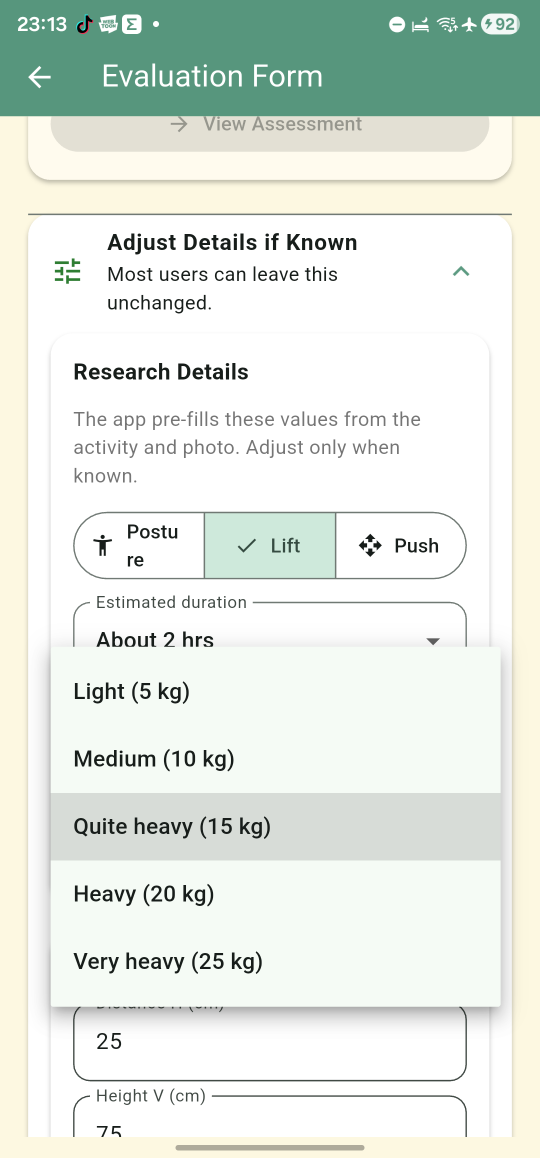
#> input picture docs/qa/android_load_dropdown_en_20260603.png, 1080 x 2316 px (shown at 1/2 size); its folder holds only this picture in this run
$ python make_task7_contact_sheets.py
#> lines starting #> are read from the running program, lines starting #| are printed output that depends on the picture
#!/usr/bin/env python3
import math, os
from pathlib import Path
from PIL import Image, ImageDraw

root=Path(os.environ.get('FSOOKTA_HANDOVER_ROOT','/private/tmp/fsookta-final-handover'))
src=root/'renders'/'task7'; out=src/'contact_sheets';out.mkdir(parents=True,exist_ok=True)
groups=[]
for kind,base,pattern,chunk in [
 ('docs',src/'docs','*.png',4),('sheets',src/'sheets','*.png',4),('pdf',src/'pdf','*.png',4),('deck',src/'deck','slide-*.png',4)]:
 for folder in sorted([p for p in base.rglob('*') if p.is_dir()] if kind!='deck' else [base]):
  files=sorted(folder.glob(pattern))
  for i in range(0,len(files),chunk):groups.append((kind,folder.name,i//chunk+1,files[i:i+chunk]))
#> pass 2 of the loop `for kind,base,pattern,chunk in [`:
for kind,name,part,files in groups:
 thumbs=[]
 for f in files:
  im=Image.open(f).convert('RGB');im.thumbnail((700,850));thumbs.append((f,im.copy()))
#> after `im.thumbnail((700, 850))`:
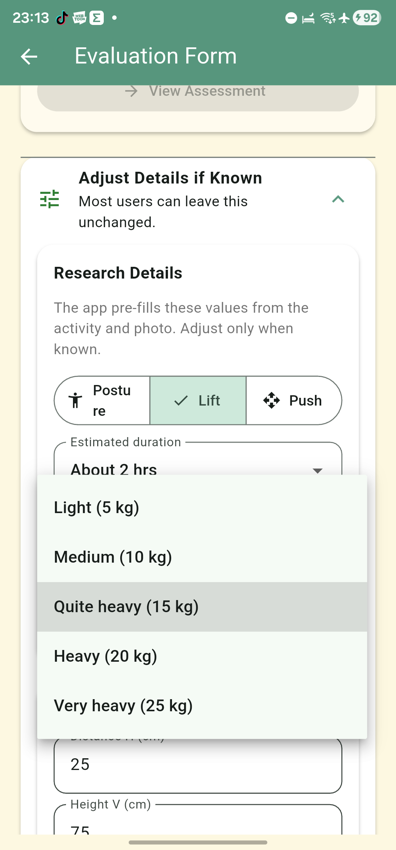
#> im: PIL image 396x850 RGB; mean R, G, B 225.8, 232.9, 225.1
 w=1440;h=920*math.ceil(len(thumbs)/2);canvas=Image.new('RGB',(w,h),'#d8d8d8');draw=ImageDraw.Draw(canvas)
#> after `h = 920 * math.ceil(len(thumbs) / 2)`: h = 920
#> after `canvas = Image.new('RGB', (w, h), '#d8d8d8')`: canvas: PIL image 1440x920 RGB; every value is 216
 for idx,(f,im) in enumerate(thumbs):
  x=(idx%2)*720+(720-im.width)//2;y=(idx//2)*920+40
  canvas.paste(im,(x,y));draw.text((idx%2*720+16,idx//2*920+10),f.name,fill='black')
#> this loop made 1 pass
#> (x, y) on pass 1: (162, 40)
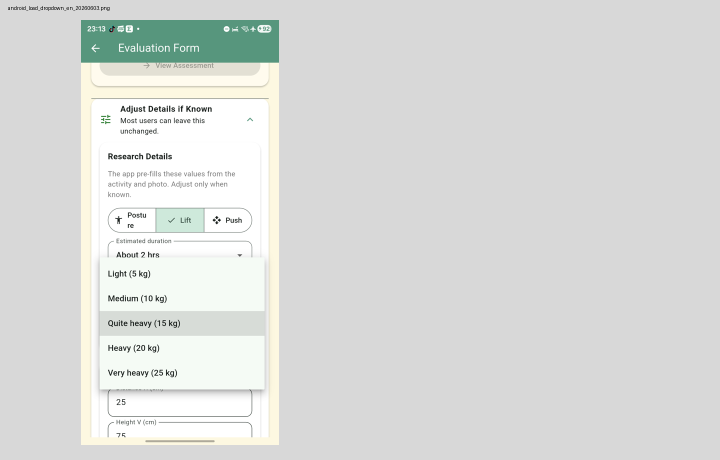
#> canvas: PIL image 1440x920 RGB (shown at 1/2 size); mean R, G, B 218.4, 220.2, 218.2
 target=out/f'{kind}__{name}__{part:02d}.jpg';canvas.save(target,quality=88)
#> pass 2 of the loop `for kind,name,part,files in groups:`:
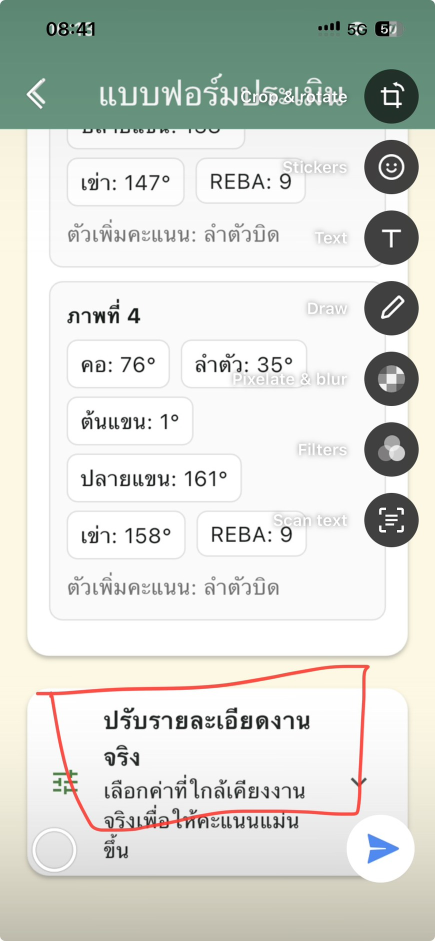
#> input picture docs/qa/final_revision_requirement_screenshots/No1_image_1.png, 870 x 1882 px (shown at 1/2 size)
#> im is the input picture: PIL image 870x1882 RGB; mean R, G, B 214.1, 217.7, 211.6
#> `im.thumbnail((700, 850))`:
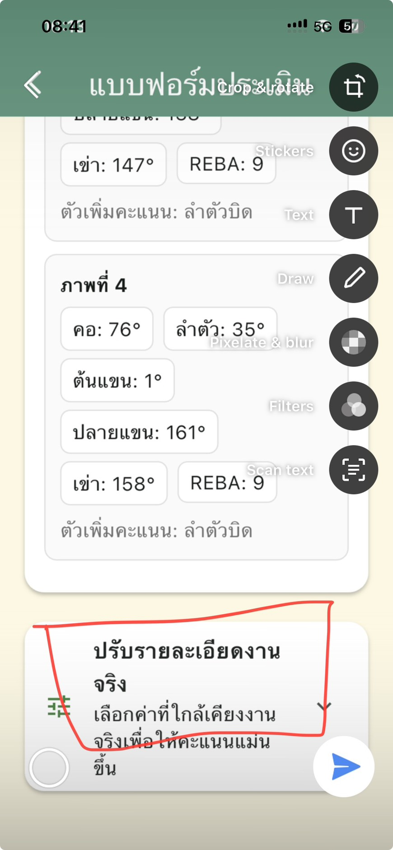
#> im: PIL image 393x850 RGB; mean R, G, B 214.1, 217.6, 211.6
#> the loop `for idx,(f,im) in enumerate(thumbs):` made 1 pass
#> (x, y) on pass 1: (163, 40)
#> after the loop `for idx,(f,im) in enumerate(thumbs):`:
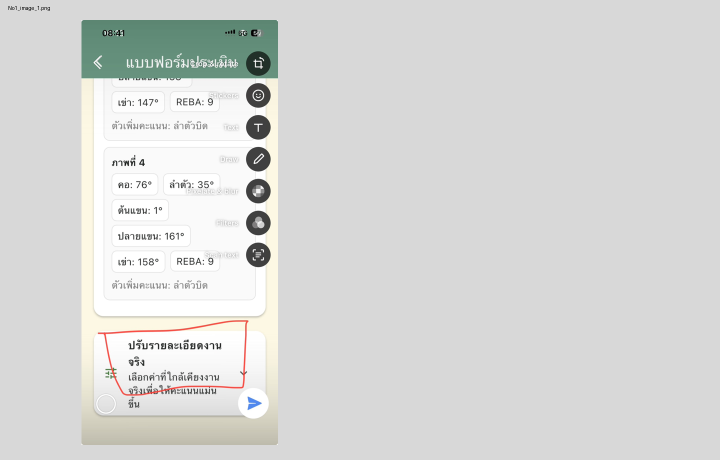
#> canvas: PIL image 1440x920 RGB (shown at 1/2 size); mean R, G, B 215.5, 216.4, 214.9
print(f'contact_sheets={len(groups)}')
